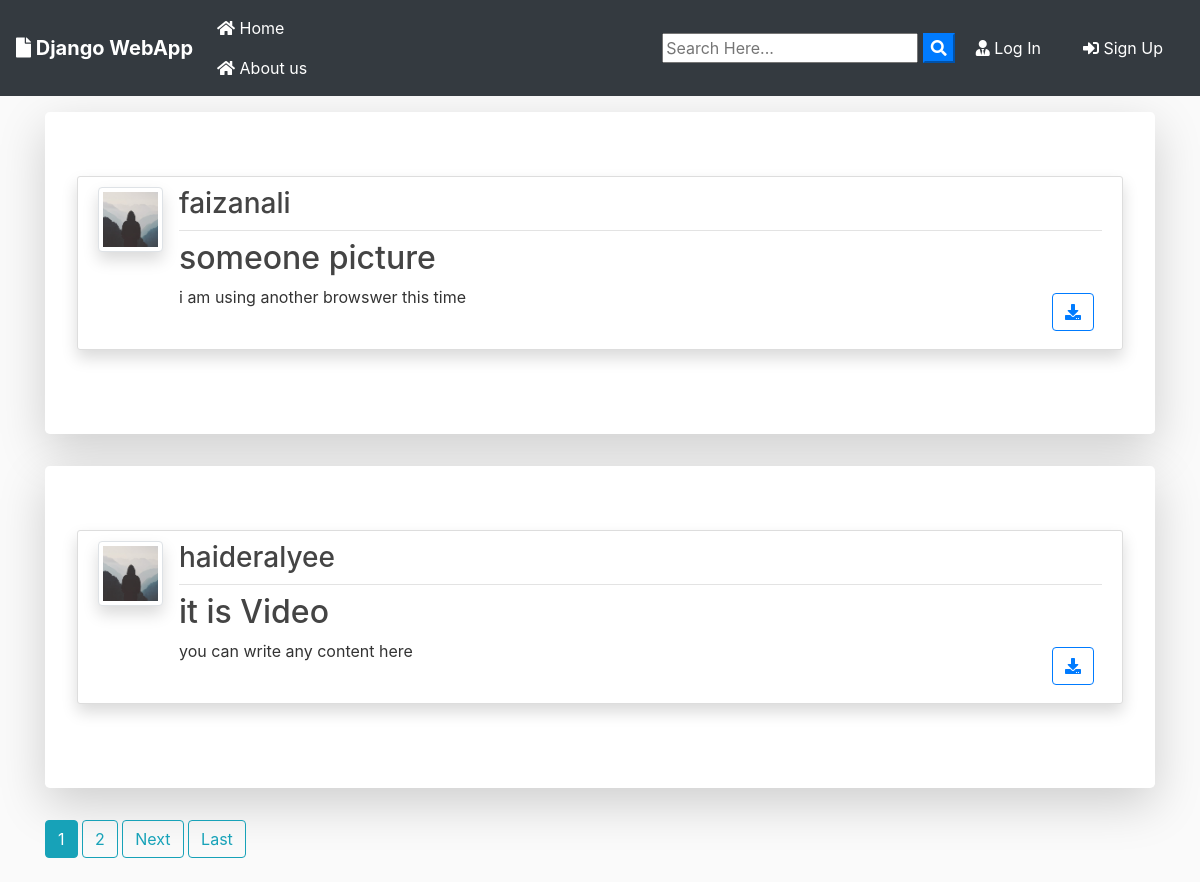
The page / on the database its author committed.
### blog/models.py (models this page shows, shortened)
class Post(models.Model):
	title = models.CharField(max_length=100)
	file = models.FileField(null=True,blank=True,upload_to='Files')
	content = models.TextField()
	date_posted = models.DateTimeField(default=timezone.now)
	author = models.ForeignKey(User, on_delete=models.CASCADE)

### users/models.py (models this page shows, shortened)
class Profile(models.Model):
    user = models.OneToOneField(User, on_delete=models.CASCADE)
    image = models.ImageField(default='default.jpg', upload_to='profile_pics')

### blog/views.py (the view)
# urls.py: path('', PostListView.as_view(), name='blog-home'),
class PostListView(ListView):
    model = Post
    template_name = 'blog/home.html'  # <app>/<model>_<viewtype>.html
    context_object_name = 'posts'
    ordering = ['-date_posted']
    paginate_by = 2

### blog/templates/blog/home.html (shortened to what this page needs)
{% extends "blog/base.html" %}
{% block content %}
    {% for post in posts %}
      <div class="jumbotron mt-3 bg-white shadow-lg">
      <article class="media content-section shadow">
        <a href="{{ post.author.profile.image.url }} " target="_blank"> <img src="{{ post.author.profile.image.url }}  " alt="" class="article-img  img-thumbnail img-fluid shadow">
        </a>
        <div class="media-body">
          <div class="article-metadata d-flex justify-content-between">
            <a class="mr-2 " href="{% url 'user-posts' post.author.username  %}"><h3>{{ post.author }}</h3></a>
          </div>
          <h2><a class="article-title text-justify " href="{% url 'post-detail' post.id %}">{{ post.title }}</a></h2>
          <div class="d-flex justify-content-between">
            <p class="article-content text-justify text-truncate overflow-hidden">{{ post.content }}</p>
            {% if post.file %}
          <div class="form-group mt-0 pt-0  m-2">
            <a class="btn btn-outline-primary  btn-d "  href="{{ post.file.url }}"  download type="submit"><i class="fas fa-download"></i></a>
          </div>
          {% endif %}
          </div>
        </div>
      </article>
      </div>
    {% endfor %}
    {% if is_paginated %}
      {% for num in page_obj.paginator.page_range %}
        {% if page_obj.number == num %}
          <a class="btn btn-info mb-4" href="?page={{ num }}">{{ num }}</a>
        {% elif num > page_obj.number|add:'-3' and num < page_obj.number|add:'3' %}
          <a class="btn btn-outline-info mb-4" href="?page={{ num }}">{{ num }}</a>
        {% endif %}
      {% endfor %}
      {% if page_obj.has_next %}
        <a class="btn btn-outline-info mb-4" href="?page={{ page_obj.next_page_number }}">Next</a>
        <a class="btn btn-outline-info mb-4" href="?page={{ page_obj.paginator.num_pages }}">Last</a>
      {% endif %}
    {% endif %}
{% endblock content %}

### blog/static/blog/main.css (style rules this page uses)
body { background: #fafafa; color: #333333; margin-top: 0; }
h1, h2, h3, h4, h5, h6 { color: #444444; }
.content-section { background: #ffffff; padding: 10px 20px; border: 1px solid #dddddd; border-radius: 3px; margin-bottom: 20px; }
.article-title { color: #444444; }
.article-content { white-space: pre-line; }
.article-img { height: 65px; width: 65px; margin-right: 16px; }
.article-metadata { padding-bottom: 1px; margin-bottom: 4px; border-bottom: 1px solid #e3e3e3 }

### rows shown on the page
Post: author.profile.image (placeholder picture), author "faizanali", title "someone picture", content "i am using another browswer this time"
Post: author.profile.image (placeholder picture), author "haideralyee", title "it is Video", content "you can write any content here"

### other values the page prints
{{ num }} "1"
{{ num }} "2"
